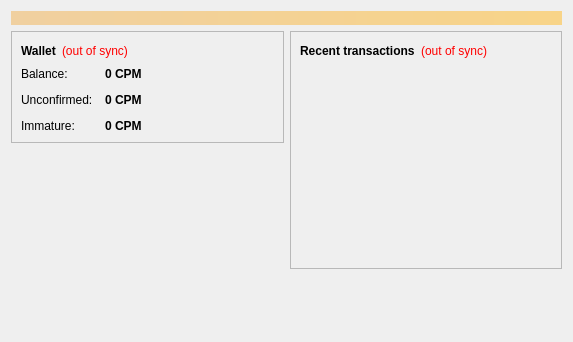
<?xml version="1.0" encoding="UTF-8"?>
<ui version="4.0">
 <class>OverviewPage</class>
 <widget class="QWidget" name="OverviewPage">
  <property name="geometry">
   <rect>
    <x>0</x>
    <y>0</y>
    <width>573</width>
    <height>342</height>
   </rect>
  </property>
  <property name="windowTitle">
   <string>Form</string>
  </property>
  <layout class="QVBoxLayout" name="topLayout">
   <item>
    <widget class="QLabel" name="labelAlerts">
     <property name="visible">
      <bool>false</bool>
     </property>
     <property name="styleSheet">
      <string notr="true">background-color: qlineargradient(x1: 0, y1: 0, x2: 1, y2: 0, stop:0 #F0D0A0, stop:1 #F8D488); color:#000000;</string>
     </property>
     <property name="wordWrap">
      <bool>true</bool>
     </property>
     <property name="margin">
      <number>3</number>
     </property>
    </widget>
   </item>
   <item>
    <layout class="QHBoxLayout" name="horizontalLayout" stretch="1,1">
     <item>
      <layout class="QVBoxLayout" name="verticalLayout_2">
       <item>
        <widget class="QFrame" name="frame">
         <property name="frameShape">
          <enum>QFrame::StyledPanel</enum>
         </property>
         <property name="frameShadow">
          <enum>QFrame::Raised</enum>
         </property>
         <layout class="QVBoxLayout" name="verticalLayout_4">
          <item>
           <layout class="QHBoxLayout" name="horizontalLayout_4">
            <item>
             <widget class="QLabel" name="label_5">
              <property name="font">
               <font>
                <weight>75</weight>
                <bold>true</bold>
               </font>
              </property>
              <property name="text">
               <string>Wallet</string>
              </property>
             </widget>
            </item>
            <item>
             <widget class="QLabel" name="labelWalletStatus">
              <property name="toolTip">
               <string>The displayed information may be out of date. Your wallet automatically synchronizes with the Cypherium network after a connection is established, but this process has not completed yet.</string>
              </property>
              <property name="styleSheet">
               <string notr="true">QLabel { color: red; }</string>
              </property>
              <property name="text">
               <string notr="true">(out of sync)</string>
              </property>
              <property name="alignment">
               <set>Qt::AlignLeading|Qt::AlignLeft|Qt::AlignVCenter</set>
              </property>
             </widget>
            </item>
            <item>
             <spacer name="horizontalSpacer_2">
              <property name="orientation">
               <enum>Qt::Horizontal</enum>
              </property>
              <property name="sizeHint" stdset="0">
               <size>
                <width>40</width>
                <height>20</height>
               </size>
              </property>
             </spacer>
            </item>
           </layout>
          </item>
          <item>
           <layout class="QFormLayout" name="formLayout_2">
            <property name="fieldGrowthPolicy">
             <enum>QFormLayout::AllNonFixedFieldsGrow</enum>
            </property>
            <property name="horizontalSpacing">
             <number>12</number>
            </property>
            <property name="verticalSpacing">
             <number>12</number>
            </property>
            <item row="0" column="0">
             <widget class="QLabel" name="label">
              <property name="text">
               <string>Balance:</string>
              </property>
             </widget>
            </item>
            <item row="0" column="1">
             <widget class="QLabel" name="labelBalance">
              <property name="font">
               <font>
                <weight>75</weight>
                <bold>true</bold>
               </font>
              </property>
              <property name="cursor">
               <cursorShape>IBeamCursor</cursorShape>
              </property>
              <property name="toolTip">
               <string>Your current balance</string>
              </property>
              <property name="text">
               <string notr="true">0 CPM</string>
              </property>
              <property name="textInteractionFlags">
               <set>Qt::LinksAccessibleByMouse|Qt::TextSelectableByKeyboard|Qt::TextSelectableByMouse</set>
              </property>
             </widget>
            </item>
            <item row="1" column="0">
             <widget class="QLabel" name="label_3">
              <property name="text">
               <string>Unconfirmed:</string>
              </property>
             </widget>
            </item>
            <item row="1" column="1">
             <widget class="QLabel" name="labelUnconfirmed">
              <property name="font">
               <font>
                <weight>75</weight>
                <bold>true</bold>
               </font>
              </property>
              <property name="cursor">
               <cursorShape>IBeamCursor</cursorShape>
              </property>
              <property name="toolTip">
               <string>Total of transactions that have yet to be confirmed, and do not yet count toward the current balance</string>
              </property>
              <property name="text">
               <string notr="true">0 CPM</string>
              </property>
              <property name="textInteractionFlags">
               <set>Qt::LinksAccessibleByMouse|Qt::TextSelectableByKeyboard|Qt::TextSelectableByMouse</set>
              </property>
             </widget>
            </item>
            <item row="2" column="0">
             <widget class="QLabel" name="labelImmatureText">
              <property name="text">
               <string>Immature:</string>
              </property>
             </widget>
            </item>
            <item row="2" column="1">
             <widget class="QLabel" name="labelImmature">
              <property name="font">
               <font>
                <weight>75</weight>
                <bold>true</bold>
               </font>
              </property>
              <property name="toolTip">
               <string>Mined balance that has not yet matured</string>
              </property>
              <property name="text">
               <string notr="true">0 CPM</string>
              </property>
              <property name="textInteractionFlags">
               <set>Qt::LinksAccessibleByMouse|Qt::TextSelectableByKeyboard|Qt::TextSelectableByMouse</set>
              </property>
             </widget>
            </item>
           </layout>
          </item>
         </layout>
        </widget>
       </item>
       <item>
        <spacer name="verticalSpacer">
         <property name="orientation">
          <enum>Qt::Vertical</enum>
         </property>
         <property name="sizeHint" stdset="0">
          <size>
           <width>20</width>
           <height>40</height>
          </size>
         </property>
        </spacer>
       </item>
      </layout>
     </item>
     <item>
      <layout class="QVBoxLayout" name="verticalLayout_3">
       <item>
        <widget class="QFrame" name="frame_2">
         <property name="frameShape">
          <enum>QFrame::StyledPanel</enum>
         </property>
         <property name="frameShadow">
          <enum>QFrame::Raised</enum>
         </property>
         <layout class="QVBoxLayout" name="verticalLayout">
          <item>
           <layout class="QHBoxLayout" name="horizontalLayout_2">
            <item>
             <widget class="QLabel" name="label_4">
              <property name="text">
               <string>&lt;b&gt;Recent transactions&lt;/b&gt;</string>
              </property>
             </widget>
            </item>
            <item>
             <widget class="QLabel" name="labelTransactionsStatus">
              <property name="toolTip">
               <string>The displayed information may be out of date. Your wallet automatically synchronizes with the Cypherium network after a connection is established, but this process has not completed yet.</string>
              </property>
              <property name="styleSheet">
               <string notr="true">QLabel { color: red; }</string>
              </property>
              <property name="text">
               <string notr="true">(out of sync)</string>
              </property>
              <property name="alignment">
               <set>Qt::AlignRight|Qt::AlignTrailing|Qt::AlignVCenter</set>
              </property>
             </widget>
            </item>
            <item>
             <spacer name="horizontalSpacer">
              <property name="orientation">
               <enum>Qt::Horizontal</enum>
              </property>
              <property name="sizeHint" stdset="0">
               <size>
                <width>40</width>
                <height>20</height>
               </size>
              </property>
             </spacer>
            </item>
           </layout>
          </item>
          <item>
           <widget class="QListView" name="listTransactions">
            <property name="styleSheet">
             <string notr="true">QListView { background: transparent; }</string>
            </property>
            <property name="frameShape">
             <enum>QFrame::NoFrame</enum>
            </property>
            <property name="verticalScrollBarPolicy">
             <enum>Qt::ScrollBarAlwaysOff</enum>
            </property>
            <property name="horizontalScrollBarPolicy">
             <enum>Qt::ScrollBarAlwaysOff</enum>
            </property>
            <property name="selectionMode">
             <enum>QAbstractItemView::NoSelection</enum>
            </property>
           </widget>
          </item>
         </layout>
        </widget>
       </item>
       <item>
        <spacer name="verticalSpacer_2">
         <property name="orientation">
          <enum>Qt::Vertical</enum>
         </property>
         <property name="sizeHint" stdset="0">
          <size>
           <width>20</width>
           <height>40</height>
          </size>
         </property>
        </spacer>
       </item>
      </layout>
     </item>
    </layout>
   </item>
  </layout>
 </widget>
 <resources/>
 <connections/>
</ui>
